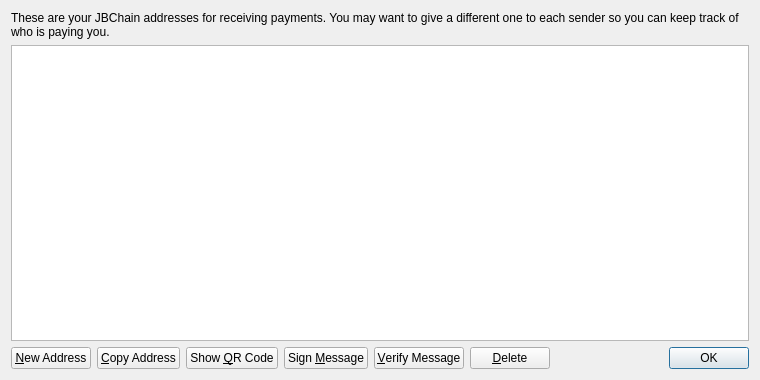
<?xml version="1.0" encoding="UTF-8"?>
<ui version="4.0">
 <class>AddressBookPage</class>
 <widget class="QWidget" name="AddressBookPage">
  <property name="geometry">
   <rect>
    <x>0</x>
    <y>0</y>
    <width>760</width>
    <height>380</height>
   </rect>
  </property>
  <property name="windowTitle">
   <string>Address Book</string>
  </property>
  <layout class="QVBoxLayout" name="verticalLayout">
   <item>
    <widget class="QLabel" name="labelExplanation">
     <property name="text">
      <string>These are your JBChain addresses for receiving payments. You may want to give a different one to each sender so you can keep track of who is paying you.</string>
     </property>
     <property name="textFormat">
      <enum>Qt::PlainText</enum>
     </property>
     <property name="wordWrap">
      <bool>true</bool>
     </property>
    </widget>
   </item>
   <item>
    <widget class="QTableView" name="tableView">
     <property name="contextMenuPolicy">
      <enum>Qt::CustomContextMenu</enum>
     </property>
     <property name="toolTip">
      <string>Double-click to edit address or label</string>
     </property>
     <property name="tabKeyNavigation">
      <bool>false</bool>
     </property>
     <property name="alternatingRowColors">
      <bool>true</bool>
     </property>
     <property name="selectionMode">
      <enum>QAbstractItemView::SingleSelection</enum>
     </property>
     <property name="selectionBehavior">
      <enum>QAbstractItemView::SelectRows</enum>
     </property>
     <property name="sortingEnabled">
      <bool>true</bool>
     </property>
     <attribute name="verticalHeaderVisible">
      <bool>false</bool>
     </attribute>
    </widget>
   </item>
   <item>
    <layout class="QHBoxLayout" name="horizontalLayout">
     <item>
      <widget class="QPushButton" name="newAddressButton">
       <property name="toolTip">
        <string>Create a new address</string>
       </property>
       <property name="text">
        <string>&amp;New Address</string>
       </property>
       <property name="icon">
        <iconset resource="../bitcoin.qrc">
         <normaloff>:/icons/add</normaloff>:/icons/add</iconset>
       </property>
      </widget>
     </item>
     <item>
      <widget class="QPushButton" name="copyToClipboard">
       <property name="toolTip">
        <string>Copy the currently selected address to the system clipboard</string>
       </property>
       <property name="text">
        <string>&amp;Copy Address</string>
       </property>
       <property name="icon">
        <iconset resource="../bitcoin.qrc">
         <normaloff>:/icons/editcopy</normaloff>:/icons/editcopy</iconset>
       </property>
      </widget>
     </item>
     <item>
      <widget class="QPushButton" name="showQRCode">
       <property name="text">
        <string>Show &amp;QR Code</string>
       </property>
       <property name="icon">
        <iconset resource="../bitcoin.qrc">
         <normaloff>:/icons/qrcode</normaloff>:/icons/qrcode</iconset>
       </property>
      </widget>
     </item>
     <item>
      <widget class="QPushButton" name="signMessage">
       <property name="toolTip">
        <string>Sign a message to prove you own a JBChain address</string>
       </property>
       <property name="text">
        <string>Sign &amp;Message</string>
       </property>
       <property name="icon">
        <iconset resource="../bitcoin.qrc">
         <normaloff>:/icons/edit</normaloff>:/icons/edit</iconset>
       </property>
      </widget>
     </item>
     <item>
      <widget class="QPushButton" name="verifyMessage">
       <property name="toolTip">
        <string>Verify a message to ensure it was signed with a specified JBChain address</string>
       </property>
       <property name="text">
        <string>&amp;Verify Message</string>
       </property>
       <property name="icon">
        <iconset resource="../bitcoin.qrc">
         <normaloff>:/icons/transaction_0</normaloff>:/icons/transaction_0</iconset>
       </property>
      </widget>
     </item>
     <item>
      <widget class="QPushButton" name="deleteButton">
       <property name="toolTip">
        <string>Delete the currently selected address from the list</string>
       </property>
       <property name="text">
        <string>&amp;Delete</string>
       </property>
       <property name="icon">
        <iconset resource="../bitcoin.qrc">
         <normaloff>:/icons/remove</normaloff>:/icons/remove</iconset>
       </property>
      </widget>
     </item>
     <item>
      <spacer name="horizontalSpacer">
       <property name="orientation">
        <enum>Qt::Horizontal</enum>
       </property>
       <property name="sizeHint" stdset="0">
        <size>
         <width>40</width>
         <height>20</height>
        </size>
       </property>
      </spacer>
     </item>
     <item>
      <widget class="QDialogButtonBox" name="buttonBox">
       <property name="sizePolicy">
        <sizepolicy hsizetype="Maximum" vsizetype="Fixed">
         <horstretch>0</horstretch>
         <verstretch>0</verstretch>
        </sizepolicy>
       </property>
       <property name="standardButtons">
        <set>QDialogButtonBox::Ok</set>
       </property>
      </widget>
     </item>
    </layout>
   </item>
  </layout>
 </widget>
 <resources>
  <include location="../bitcoin.qrc"/>
 </resources>
 <connections/>
</ui>
